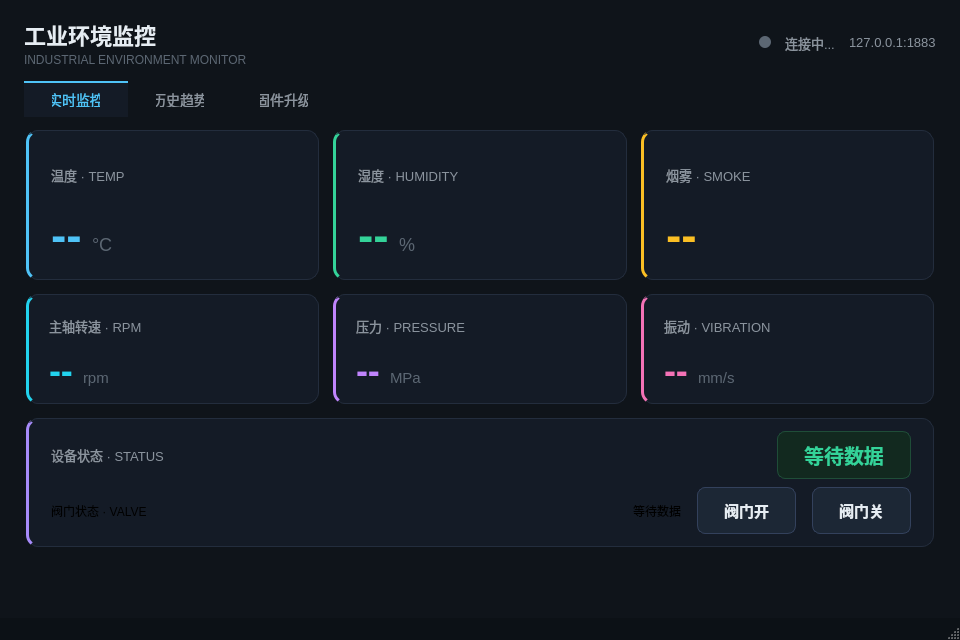
<?xml version="1.0" encoding="UTF-8"?>
<ui version="4.0">
 <class>MainWindow</class>
 <widget class="QMainWindow" name="MainWindow">
  <property name="geometry">
   <rect>
    <x>0</x>
    <y>0</y>
    <width>960</width>
    <height>640</height>
   </rect>
  </property>
  <property name="minimumSize">
   <size>
    <width>860</width>
    <height>560</height>
   </size>
  </property>
  <property name="windowTitle">
   <string>工业环境监控系统</string>
  </property>
  <property name="styleSheet">
   <string notr="true">QMainWindow, QWidget#centralwidget {
    background-color: #0f141a;
}

/* ---------- 顶部标题栏 ---------- */
QLabel#titleLabel {
    color: #e6edf3;
    font-size: 22px;
    font-weight: 700;
}
QLabel#subtitleLabel {
    color: #5c6773;
    font-size: 12px;
}
QLabel#connDot {
    background-color: #5c6773;
    border-radius: 6px;
}
QLabel#connStateLabel {
    color: #8b949e;
    font-size: 13px;
}
QLabel#brokerLabel {
    color: #8b949e;
    font-size: 13px;
    font-family: 'Consolas', 'Droid Sans Mono', monospace;
}

/* ---------- 卡片 ---------- */
QFrame#tempCard, QFrame#humiCard, QFrame#smokeCard, QFrame#statusCard,
QFrame#rpmCard, QFrame#pressCard, QFrame#vibCard {
    background-color: #141b26;
    border: 1px solid #232d3d;
    border-radius: 12px;
}
QFrame#tempCard   { border-left: 3px solid #4fc3f7; }
QFrame#humiCard   { border-left: 3px solid #34d399; }
QFrame#smokeCard  { border-left: 3px solid #fbbf24; }
QFrame#statusCard { border-left: 3px solid #a78bfa; }
QFrame#rpmCard    { border-left: 3px solid #22d3ee; }
QFrame#pressCard  { border-left: 3px solid #c084fc; }
QFrame#vibCard    { border-left: 3px solid #f472b6; }

QLabel#tempTitle, QLabel#humiTitle, QLabel#smokeTitle, QLabel#statusTitle,
QLabel#rpmTitle, QLabel#pressTitle, QLabel#vibTitle {
    color: #8b949e;
    font-size: 13px;
}
QLabel#tempValue {
    color: #4fc3f7;
    font-size: 46px;
    font-weight: 700;
    font-family: 'Consolas', 'Droid Sans Mono', monospace;
}
QLabel#humiValue {
    color: #34d399;
    font-size: 46px;
    font-weight: 700;
    font-family: 'Consolas', 'Droid Sans Mono', monospace;
}
QLabel#smokeValue {
    color: #fbbf24;
    font-size: 46px;
    font-weight: 700;
    font-family: 'Consolas', 'Droid Sans Mono', monospace;
}
QLabel#tempUnit, QLabel#humiUnit {
    color: #5c6773;
    font-size: 18px;
    padding-top: 18px;
}

QLabel#rpmValue {
    color: #22d3ee;
    font-size: 36px;
    font-weight: 700;
    font-family: 'Consolas', 'Droid Sans Mono', monospace;
}
QLabel#pressValue {
    color: #c084fc;
    font-size: 36px;
    font-weight: 700;
    font-family: 'Consolas', 'Droid Sans Mono', monospace;
}
QLabel#vibValue {
    color: #f472b6;
    font-size: 36px;
    font-weight: 700;
    font-family: 'Consolas', 'Droid Sans Mono', monospace;
}
QLabel#rpmUnit, QLabel#pressUnit, QLabel#vibUnit {
    color: #5c6773;
    font-size: 15px;
    padding-top: 14px;
}
QLabel#statusValue {
    color: #34d399;
    background-color: #12291f;
    border: 1px solid #1f4d38;
    border-radius: 8px;
    font-size: 20px;
    font-weight: 700;
    padding: 8px 26px;
}

/* ---------- 阀门控制按钮 ---------- */
QPushButton#valveBtnOpen, QPushButton#valveBtnClose {
    color: #e6edf3;
    background-color: #1c2735;
    border: 1px solid #33415c;
    border-radius: 8px;
    padding: 11px 26px;
    font-size: 15px;
    font-weight: 700;
}
QPushButton#valveBtnOpen:hover {
    color: #34d399;
    background-color: #12291f;
    border: 1px solid #1f4d38;
}
QPushButton#valveBtnOpen:pressed {
    background-color: #0d2017;
}
QPushButton#valveBtnClose:hover {
    color: #f87171;
    background-color: #2b1318;
    border: 1px solid #6b1f2b;
}
QPushButton#valveBtnClose:pressed {
    background-color: #220d12;
}

/* ---------- 标签页 ---------- */
QTabWidget#tabWidget::pane {
    border: none;
    top: -1px;
}
QTabBar::tab {
    background: transparent;
    color: #8b949e;
    padding: 10px 28px;
    font-size: 14px;
    border-top: 2px solid transparent;
}
QTabBar::tab:selected {
    color: #4fc3f7;
    border-top: 2px solid #4fc3f7;
    background-color: #141b26;
}
QTabBar::tab:hover:!selected {
    color: #c9d1d9;
}

/* ---------- 图表容器 ---------- */
QFrame#tempHumiChartContainer, QFrame#smokeChartContainer, QFrame#statusChartContainer {
    background-color: #141b26;
    border: 1px solid #232d3d;
    border-radius: 12px;
}
QLabel#chartNoteLabel {
    color: #5c6773;
    font-size: 12px;
}

QStatusBar {
    background-color: #0c1116;
    color: #5c6773;
}

/* ---------- 固件升级 ---------- */
QFrame#otaCard {
    background-color: #141b26;
    border: 1px solid #232d3d;
    border-radius: 12px;
    border-left: 3px solid #4fc3f7;
}
QLabel#otaFileLabel, QLabel#otaVersionLabel {
    color: #8b949e;
    font-size: 13px;
}
QLineEdit#otaFileEdit {
    color: #e6edf3;
    background-color: #0c1116;
    border: 1px solid #232d3d;
    border-radius: 6px;
    padding: 7px 10px;
    font-size: 13px;
    font-family: 'Consolas', 'Droid Sans Mono', monospace;
}
QPushButton#otaBrowseBtn, QPushButton#otaStartBtn {
    color: #e6edf3;
    background-color: #1c2735;
    border: 1px solid #33415c;
    border-radius: 8px;
    padding: 8px 20px;
    font-size: 14px;
    font-weight: 700;
}
QPushButton#otaBrowseBtn:hover, QPushButton#otaStartBtn:hover {
    color: #4fc3f7;
    background-color: #12291f;
    border: 1px solid #1f4d38;
}
QPushButton#otaStartBtn:disabled {
    color: #5c6773;
    background-color: #141b26;
    border: 1px solid #232d3d;
}
QSpinBox#otaVersionSpin {
    color: #e6edf3;
    background-color: #0c1116;
    border: 1px solid #232d3d;
    border-radius: 6px;
    padding: 6px 8px;
    font-size: 13px;
}
QLabel#otaInfoLabel {
    color: #8b949e;
    font-size: 13px;
    font-family: 'Consolas', 'Droid Sans Mono', monospace;
}
QProgressBar#otaProgress {
    background-color: #0c1116;
    border: 1px solid #232d3d;
    border-radius: 6px;
    text-align: center;
    color: #e6edf3;
    height: 22px;
}
QProgressBar#otaProgress::chunk {
    background-color: #4fc3f7;
    border-radius: 5px;
}
QLabel#otaProgressLabel {
    color: #8b949e;
    font-size: 13px;
    min-width: 44px;
}
QLabel#otaNoteLabel {
    color: #5c6773;
    font-size: 12px;
}</string>
  </property>
  <widget class="QWidget" name="centralwidget">
   <layout class="QVBoxLayout" name="mainLayout">
    <property name="leftMargin">
     <number>24</number>
    </property>
    <property name="topMargin">
     <number>18</number>
    </property>
    <property name="rightMargin">
     <number>24</number>
    </property>
    <property name="bottomMargin">
     <number>10</number>
    </property>
    <property name="spacing">
     <number>14</number>
    </property>
    <item>
     <layout class="QHBoxLayout" name="headerLayout">
      <item>
       <layout class="QVBoxLayout" name="titleBlock">
        <property name="spacing">
         <number>2</number>
        </property>
        <item>
         <widget class="QLabel" name="titleLabel">
          <property name="text">
           <string>工业环境监控</string>
          </property>
         </widget>
        </item>
        <item>
         <widget class="QLabel" name="subtitleLabel">
          <property name="text">
           <string>INDUSTRIAL ENVIRONMENT MONITOR</string>
          </property>
         </widget>
        </item>
       </layout>
      </item>
      <item>
       <spacer name="headerSpacer">
        <property name="orientation">
         <enum>Qt::Horizontal</enum>
        </property>
        <property name="sizeHint" stdset="0">
         <size>
          <width>40</width>
          <height>20</height>
         </size>
        </property>
       </spacer>
      </item>
      <item>
       <widget class="QLabel" name="connDot">
        <property name="minimumSize">
         <size>
          <width>12</width>
          <height>12</height>
         </size>
        </property>
        <property name="maximumSize">
         <size>
          <width>12</width>
          <height>12</height>
         </size>
        </property>
        <property name="text">
         <string/>
        </property>
       </widget>
      </item>
      <item>
       <widget class="QLabel" name="connStateLabel">
        <property name="text">
         <string>连接中...</string>
        </property>
       </widget>
      </item>
      <item>
       <widget class="QLabel" name="brokerLabel">
        <property name="text">
         <string>127.0.0.1:1883</string>
        </property>
       </widget>
      </item>
     </layout>
    </item>
    <item>
     <widget class="QTabWidget" name="tabWidget">
      <property name="currentIndex">
       <number>0</number>
      </property>
      <widget class="QWidget" name="monitorTab">
       <attribute name="title">
        <string>实时监控</string>
       </attribute>
       <layout class="QVBoxLayout" name="monitorLayout">
        <property name="leftMargin">
         <number>2</number>
        </property>
        <property name="topMargin">
         <number>14</number>
        </property>
        <property name="rightMargin">
         <number>2</number>
        </property>
        <property name="bottomMargin">
         <number>2</number>
        </property>
        <property name="spacing">
         <number>14</number>
        </property>
        <item>
         <layout class="QHBoxLayout" name="cardsLayout">
          <property name="spacing">
           <number>14</number>
          </property>
          <item>
           <widget class="QFrame" name="tempCard">
            <property name="minimumSize">
             <size>
              <width>0</width>
              <height>150</height>
             </size>
            </property>
            <layout class="QVBoxLayout" name="tempCardLayout">
             <property name="leftMargin">
              <number>22</number>
             </property>
             <property name="topMargin">
              <number>18</number>
             </property>
             <property name="rightMargin">
              <number>22</number>
             </property>
             <property name="bottomMargin">
              <number>18</number>
             </property>
             <property name="spacing">
              <number>8</number>
             </property>
             <item>
              <widget class="QLabel" name="tempTitle">
               <property name="text">
                <string>温度 · TEMP</string>
               </property>
              </widget>
             </item>
             <item>
              <layout class="QHBoxLayout" name="tempValueLayout">
               <property name="spacing">
                <number>6</number>
               </property>
               <item>
                <widget class="QLabel" name="tempValue">
                 <property name="text">
                  <string>--</string>
                 </property>
                </widget>
               </item>
               <item>
                <widget class="QLabel" name="tempUnit">
                 <property name="text">
                  <string>°C</string>
                 </property>
                </widget>
               </item>
               <item>
                <spacer name="tempSpacer">
                 <property name="orientation">
                  <enum>Qt::Horizontal</enum>
                 </property>
                 <property name="sizeHint" stdset="0">
                  <size>
                   <width>10</width>
                   <height>20</height>
                  </size>
                 </property>
                </spacer>
               </item>
              </layout>
             </item>
            </layout>
           </widget>
          </item>
          <item>
           <widget class="QFrame" name="humiCard">
            <property name="minimumSize">
             <size>
              <width>0</width>
              <height>150</height>
             </size>
            </property>
            <layout class="QVBoxLayout" name="humiCardLayout">
             <property name="leftMargin">
              <number>22</number>
             </property>
             <property name="topMargin">
              <number>18</number>
             </property>
             <property name="rightMargin">
              <number>22</number>
             </property>
             <property name="bottomMargin">
              <number>18</number>
             </property>
             <property name="spacing">
              <number>8</number>
             </property>
             <item>
              <widget class="QLabel" name="humiTitle">
               <property name="text">
                <string>湿度 · HUMIDITY</string>
               </property>
              </widget>
             </item>
             <item>
              <layout class="QHBoxLayout" name="humiValueLayout">
               <property name="spacing">
                <number>6</number>
               </property>
               <item>
                <widget class="QLabel" name="humiValue">
                 <property name="text">
                  <string>--</string>
                 </property>
                </widget>
               </item>
               <item>
                <widget class="QLabel" name="humiUnit">
                 <property name="text">
                  <string>%</string>
                 </property>
                </widget>
               </item>
               <item>
                <spacer name="humiSpacer">
                 <property name="orientation">
                  <enum>Qt::Horizontal</enum>
                 </property>
                 <property name="sizeHint" stdset="0">
                  <size>
                   <width>10</width>
                   <height>20</height>
                  </size>
                 </property>
                </spacer>
               </item>
              </layout>
             </item>
            </layout>
           </widget>
          </item>
          <item>
           <widget class="QFrame" name="smokeCard">
            <property name="minimumSize">
             <size>
              <width>0</width>
              <height>150</height>
             </size>
            </property>
            <layout class="QVBoxLayout" name="smokeCardLayout">
             <property name="leftMargin">
              <number>22</number>
             </property>
             <property name="topMargin">
              <number>18</number>
             </property>
             <property name="rightMargin">
              <number>22</number>
             </property>
             <property name="bottomMargin">
              <number>18</number>
             </property>
             <property name="spacing">
              <number>8</number>
             </property>
             <item>
              <widget class="QLabel" name="smokeTitle">
               <property name="text">
                <string>烟雾 · SMOKE</string>
               </property>
              </widget>
             </item>
             <item>
              <layout class="QHBoxLayout" name="smokeValueLayout">
               <property name="spacing">
                <number>6</number>
               </property>
               <item>
                <widget class="QLabel" name="smokeValue">
                 <property name="text">
                  <string>--</string>
                 </property>
                </widget>
               </item>
               <item>
                <spacer name="smokeSpacer">
                 <property name="orientation">
                  <enum>Qt::Horizontal</enum>
                 </property>
                 <property name="sizeHint" stdset="0">
                  <size>
                   <width>10</width>
                   <height>20</height>
                  </size>
                 </property>
                </spacer>
               </item>
              </layout>
             </item>
            </layout>
           </widget>
          </item>
         </layout>
        </item>
        <item>
         <layout class="QHBoxLayout" name="machineCardsLayout">
          <property name="spacing">
           <number>14</number>
          </property>
          <item>
           <widget class="QFrame" name="rpmCard">
            <property name="minimumSize">
             <size>
              <width>0</width>
              <height>110</height>
             </size>
            </property>
            <layout class="QVBoxLayout" name="rpmCardLayout">
             <property name="leftMargin">
              <number>20</number>
             </property>
             <property name="topMargin">
              <number>12</number>
             </property>
             <property name="rightMargin">
              <number>20</number>
             </property>
             <property name="bottomMargin">
              <number>12</number>
             </property>
             <property name="spacing">
              <number>6</number>
             </property>
             <item>
              <widget class="QLabel" name="rpmTitle">
               <property name="text">
                <string>主轴转速 · RPM</string>
               </property>
              </widget>
             </item>
             <item>
              <layout class="QHBoxLayout" name="rpmValueLayout">
               <property name="spacing">
                <number>6</number>
               </property>
               <item>
                <widget class="QLabel" name="rpmValue">
                 <property name="text">
                  <string>--</string>
                 </property>
                </widget>
               </item>
               <item>
                <widget class="QLabel" name="rpmUnit">
                 <property name="text">
                  <string>rpm</string>
                 </property>
                </widget>
               </item>
               <item>
                <spacer name="rpmSpacer">
                 <property name="orientation">
                  <enum>Qt::Horizontal</enum>
                 </property>
                 <property name="sizeHint" stdset="0">
                  <size>
                   <width>10</width>
                   <height>20</height>
                  </size>
                 </property>
                </spacer>
               </item>
              </layout>
             </item>
            </layout>
           </widget>
          </item>
          <item>
           <widget class="QFrame" name="pressCard">
            <property name="minimumSize">
             <size>
              <width>0</width>
              <height>110</height>
             </size>
            </property>
            <layout class="QVBoxLayout" name="pressCardLayout">
             <property name="leftMargin">
              <number>20</number>
             </property>
             <property name="topMargin">
              <number>12</number>
             </property>
             <property name="rightMargin">
              <number>20</number>
             </property>
             <property name="bottomMargin">
              <number>12</number>
             </property>
             <property name="spacing">
              <number>6</number>
             </property>
             <item>
              <widget class="QLabel" name="pressTitle">
               <property name="text">
                <string>压力 · PRESSURE</string>
               </property>
              </widget>
             </item>
             <item>
              <layout class="QHBoxLayout" name="pressValueLayout">
               <property name="spacing">
                <number>6</number>
               </property>
               <item>
                <widget class="QLabel" name="pressValue">
                 <property name="text">
                  <string>--</string>
                 </property>
                </widget>
               </item>
               <item>
                <widget class="QLabel" name="pressUnit">
                 <property name="text">
                  <string>MPa</string>
                 </property>
                </widget>
               </item>
               <item>
                <spacer name="pressSpacer">
                 <property name="orientation">
                  <enum>Qt::Horizontal</enum>
                 </property>
                 <property name="sizeHint" stdset="0">
                  <size>
                   <width>10</width>
                   <height>20</height>
                  </size>
                 </property>
                </spacer>
               </item>
              </layout>
             </item>
            </layout>
           </widget>
          </item>
          <item>
           <widget class="QFrame" name="vibCard">
            <property name="minimumSize">
             <size>
              <width>0</width>
              <height>110</height>
             </size>
            </property>
            <layout class="QVBoxLayout" name="vibCardLayout">
             <property name="leftMargin">
              <number>20</number>
             </property>
             <property name="topMargin">
              <number>12</number>
             </property>
             <property name="rightMargin">
              <number>20</number>
             </property>
             <property name="bottomMargin">
              <number>12</number>
             </property>
             <property name="spacing">
              <number>6</number>
             </property>
             <item>
              <widget class="QLabel" name="vibTitle">
               <property name="text">
                <string>振动 · VIBRATION</string>
               </property>
              </widget>
             </item>
             <item>
              <layout class="QHBoxLayout" name="vibValueLayout">
               <property name="spacing">
                <number>6</number>
               </property>
               <item>
                <widget class="QLabel" name="vibValue">
                 <property name="text">
                  <string>--</string>
                 </property>
                </widget>
               </item>
               <item>
                <widget class="QLabel" name="vibUnit">
                 <property name="text">
                  <string>mm/s</string>
                 </property>
                </widget>
               </item>
               <item>
                <spacer name="vibSpacer">
                 <property name="orientation">
                  <enum>Qt::Horizontal</enum>
                 </property>
                 <property name="sizeHint" stdset="0">
                  <size>
                   <width>10</width>
                   <height>20</height>
                  </size>
                 </property>
                </spacer>
               </item>
              </layout>
             </item>
            </layout>
           </widget>
          </item>
         </layout>
        </item>
        <item>
         <widget class="QFrame" name="statusCard">
          <property name="minimumSize">
           <size>
            <width>0</width>
            <height>120</height>
           </size>
          </property>
          <layout class="QVBoxLayout" name="statusCardLayout">
           <property name="leftMargin">
            <number>22</number>
           </property>
           <property name="topMargin">
            <number>12</number>
           </property>
           <property name="rightMargin">
            <number>22</number>
           </property>
           <property name="bottomMargin">
            <number>12</number>
           </property>
           <property name="spacing">
            <number>8</number>
           </property>
           <item>
            <layout class="QHBoxLayout" name="statusRowLayout">
             <property name="spacing">
              <number>16</number>
             </property>
             <item>
              <widget class="QLabel" name="statusTitle">
               <property name="text">
                <string>设备状态 · STATUS</string>
               </property>
              </widget>
             </item>
             <item>
              <spacer name="statusSpacer">
               <property name="orientation">
                <enum>Qt::Horizontal</enum>
               </property>
               <property name="sizeHint" stdset="0">
                <size>
                 <width>40</width>
                 <height>20</height>
                </size>
               </property>
              </spacer>
             </item>
             <item>
              <widget class="QLabel" name="statusValue">
               <property name="text">
                <string>等待数据</string>
               </property>
               <property name="alignment">
                <set>Qt::AlignCenter</set>
               </property>
              </widget>
             </item>
            </layout>
           </item>
           <item>
            <layout class="QHBoxLayout" name="valveRowLayout">
             <property name="spacing">
              <number>16</number>
             </property>
             <item>
              <widget class="QLabel" name="valveTitle">
               <property name="text">
                <string>阀门状态 · VALVE</string>
               </property>
              </widget>
             </item>
             <item>
              <spacer name="valveSpacer">
               <property name="orientation">
                <enum>Qt::Horizontal</enum>
               </property>
               <property name="sizeHint" stdset="0">
                <size>
                 <width>40</width>
                 <height>20</height>
                </size>
               </property>
              </spacer>
             </item>
             <item>
              <widget class="QLabel" name="valveValue">
               <property name="text">
                <string>等待数据</string>
               </property>
               <property name="alignment">
                <set>Qt::AlignCenter</set>
               </property>
              </widget>
             </item>
             <item>
              <widget class="QPushButton" name="valveBtnOpen">
               <property name="text">
                <string>阀门开</string>
               </property>
              </widget>
             </item>
             <item>
              <widget class="QPushButton" name="valveBtnClose">
               <property name="text">
                <string>阀门关</string>
               </property>
              </widget>
             </item>
            </layout>
           </item>
          </layout>
         </widget>
        </item>
        <item>
         <spacer name="monitorSpacer">
          <property name="orientation">
           <enum>Qt::Vertical</enum>
          </property>
          <property name="sizeHint" stdset="0">
           <size>
            <width>20</width>
            <height>20</height>
           </size>
          </property>
         </spacer>
        </item>
       </layout>
      </widget>
      <widget class="QWidget" name="chartTab">
       <attribute name="title">
        <string>历史趋势</string>
       </attribute>
       <layout class="QVBoxLayout" name="chartTabLayout">
        <property name="leftMargin">
         <number>2</number>
        </property>
        <property name="topMargin">
         <number>14</number>
        </property>
        <property name="rightMargin">
         <number>2</number>
        </property>
        <property name="bottomMargin">
         <number>2</number>
        </property>
        <property name="spacing">
         <number>12</number>
        </property>
        <item>
         <widget class="QLabel" name="chartNoteLabel">
          <property name="text">
           <string>曲线根据 MQTT 实时接收的数据绘制 · 横轴为时间，无数据时为空</string>
          </property>
         </widget>
        </item>
        <item>
         <layout class="QHBoxLayout" name="chartsRowLayout">
          <property name="spacing">
           <number>12</number>
          </property>
          <item>
           <widget class="QFrame" name="tempHumiChartContainer">
            <property name="minimumSize">
             <size>
              <width>0</width>
              <height>160</height>
             </size>
            </property>
            <property name="frameShape">
             <enum>QFrame::StyledPanel</enum>
            </property>
            <layout class="QVBoxLayout" name="tempHumiChartLayout">
             <property name="leftMargin">
              <number>4</number>
             </property>
             <property name="topMargin">
              <number>4</number>
             </property>
             <property name="rightMargin">
              <number>4</number>
             </property>
             <property name="bottomMargin">
              <number>4</number>
             </property>
            </layout>
           </widget>
          </item>
          <item>
           <widget class="QFrame" name="smokeChartContainer">
            <property name="minimumSize">
             <size>
              <width>0</width>
              <height>160</height>
             </size>
            </property>
            <property name="frameShape">
             <enum>QFrame::StyledPanel</enum>
            </property>
            <layout class="QVBoxLayout" name="smokeChartLayout">
             <property name="leftMargin">
              <number>4</number>
             </property>
             <property name="topMargin">
              <number>4</number>
             </property>
             <property name="rightMargin">
              <number>4</number>
             </property>
             <property name="bottomMargin">
              <number>4</number>
             </property>
            </layout>
           </widget>
          </item>
          <item>
           <widget class="QFrame" name="statusChartContainer">
            <property name="minimumSize">
             <size>
              <width>0</width>
              <height>160</height>
             </size>
            </property>
            <property name="frameShape">
             <enum>QFrame::StyledPanel</enum>
            </property>
            <layout class="QVBoxLayout" name="statusChartLayout">
             <property name="leftMargin">
              <number>4</number>
             </property>
             <property name="topMargin">
              <number>4</number>
             </property>
             <property name="rightMargin">
              <number>4</number>
             </property>
             <property name="bottomMargin">
              <number>4</number>
             </property>
            </layout>
           </widget>
          </item>
         </layout>
        </item>
       </layout>
      </widget>
      <widget class="QWidget" name="otaTab">
       <attribute name="title">
        <string>固件升级</string>
       </attribute>
       <layout class="QVBoxLayout" name="otaLayout">
        <property name="leftMargin">
         <number>2</number>
        </property>
        <property name="topMargin">
         <number>14</number>
        </property>
        <property name="rightMargin">
         <number>2</number>
        </property>
        <property name="bottomMargin">
         <number>2</number>
        </property>
        <property name="spacing">
         <number>12</number>
        </property>
        <item>
         <widget class="QFrame" name="otaCard">
          <property name="minimumSize">
           <size>
            <width>0</width>
            <height>140</height>
           </size>
          </property>
          <layout class="QVBoxLayout" name="otaCardLayout">
           <property name="leftMargin">
            <number>22</number>
           </property>
           <property name="topMargin">
            <number>16</number>
           </property>
           <property name="rightMargin">
            <number>22</number>
           </property>
           <property name="bottomMargin">
            <number>16</number>
           </property>
           <property name="spacing">
            <number>10</number>
           </property>
           <item>
            <layout class="QHBoxLayout" name="otaFileRow">
             <property name="spacing">
              <number>10</number>
             </property>
             <item>
              <widget class="QLabel" name="otaFileLabel">
               <property name="text">
                <string>固件文件:</string>
               </property>
              </widget>
             </item>
             <item>
              <widget class="QLineEdit" name="otaFileEdit">
               <property name="placeholderText">
                <string>选择 .bin 固件文件</string>
               </property>
              </widget>
             </item>
             <item>
              <widget class="QPushButton" name="otaBrowseBtn">
               <property name="text">
                <string>选择文件</string>
               </property>
              </widget>
             </item>
             <item>
              <widget class="QLabel" name="otaVersionLabel">
               <property name="text">
                <string>版本号:</string>
               </property>
              </widget>
             </item>
             <item>
              <widget class="QSpinBox" name="otaVersionSpin">
               <property name="minimum">
                <number>1</number>
               </property>
               <property name="maximum">
                <number>99999</number>
               </property>
               <property name="value">
                <number>2</number>
               </property>
              </widget>
             </item>
            </layout>
           </item>
           <item>
            <layout class="QHBoxLayout" name="otaInfoRow">
             <property name="spacing">
              <number>10</number>
             </property>
             <item>
              <widget class="QLabel" name="otaInfoLabel">
               <property name="text">
                <string>未选择固件</string>
               </property>
              </widget>
             </item>
             <item>
              <spacer name="otaInfoSpacer">
               <property name="orientation">
                <enum>Qt::Horizontal</enum>
               </property>
               <property name="sizeHint" stdset="0">
                <size>
                 <width>40</width>
                 <height>20</height>
                </size>
               </property>
              </spacer>
             </item>
             <item>
              <widget class="QPushButton" name="otaStartBtn">
               <property name="text">
                <string>开始升级</string>
               </property>
              </widget>
             </item>
            </layout>
           </item>
           <item>
            <layout class="QHBoxLayout" name="otaProgressRow">
             <property name="spacing">
              <number>10</number>
             </property>
             <item>
              <widget class="QProgressBar" name="otaProgress">
               <property name="maximum">
                <number>100</number>
               </property>
               <property name="value">
                <number>0</number>
               </property>
              </widget>
             </item>
             <item>
              <widget class="QLabel" name="otaProgressLabel">
               <property name="text">
                <string>0%</string>
               </property>
              </widget>
             </item>
            </layout>
           </item>
          </layout>
         </widget>
        </item>
        <item>
         <widget class="QLabel" name="otaNoteLabel">
          <property name="text">
           <string>升级流程: 选择固件 → 计算CRC32 → MQTT分块发送 → 设备校验后自动重启安装。升级期间设备会暂停数据上报。</string>
          </property>
         </widget>
        </item>
        <item>
         <spacer name="otaSpacer">
          <property name="orientation">
           <enum>Qt::Vertical</enum>
          </property>
          <property name="sizeHint" stdset="0">
           <size>
            <width>20</width>
            <height>20</height>
           </size>
          </property>
         </spacer>
        </item>
       </layout>
      </widget>
     </widget>
    </item>
   </layout>
  </widget>
  <widget class="QStatusBar" name="statusbar"/>
 </widget>
 <resources/>
 <connections/>
</ui>
